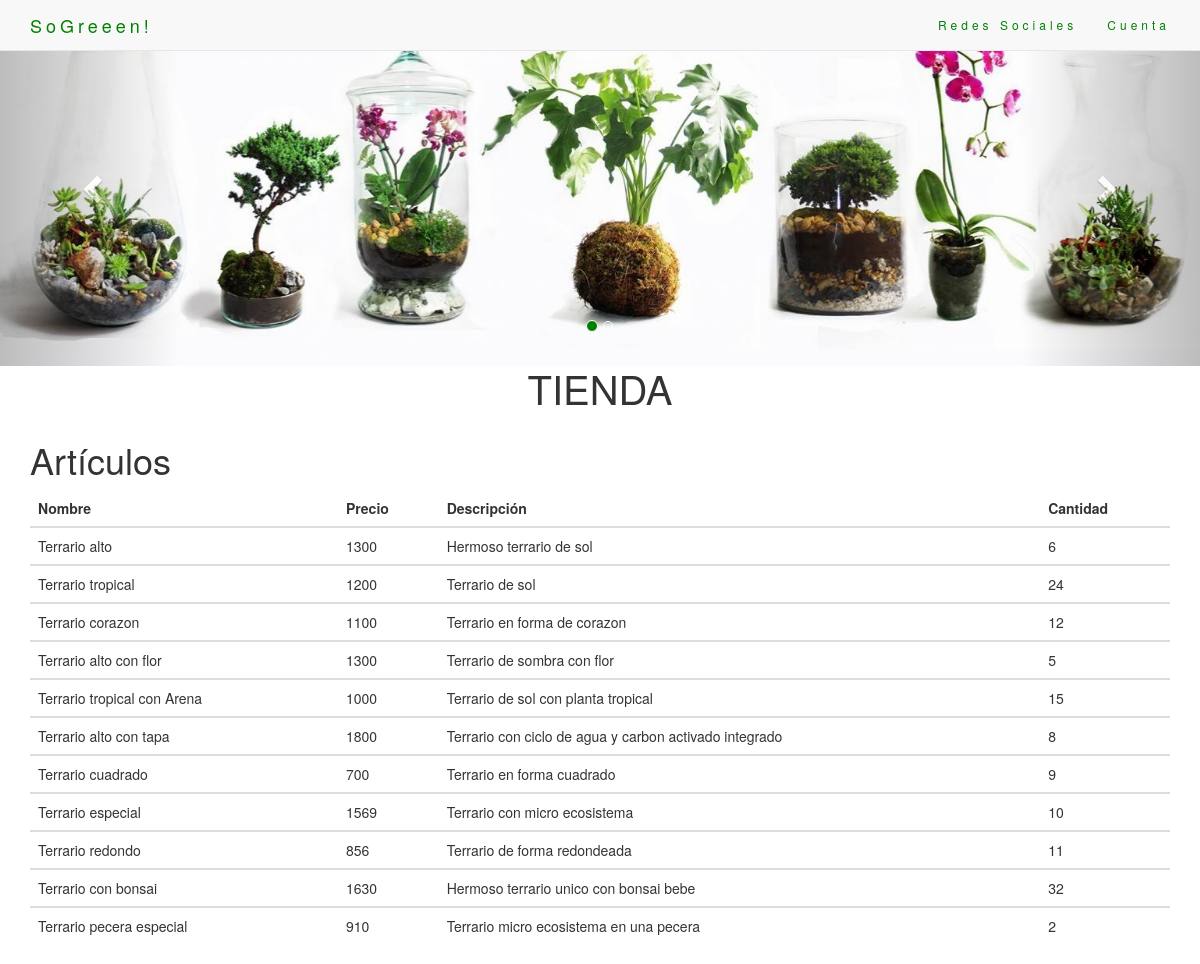
The page /articulos.php on the database its author committed.
### tables this page shows
CREATE TABLE `tienda` (
  `id` int(11) NOT NULL,
  `nombre` varchar(60) NOT NULL,
  `precio` float NOT NULL,
  `descripcion` varchar(150) DEFAULT NULL,
  `cantidad` int(5) DEFAULT NULL
);

### articulos.php (the view, shortened to what this page needs)
<?php
require('conex.php');
$resultado= mysqli_query($con,"SELECT * FROM `tienda`");
?>
<!DOCTYPE html>
<html lang="es">
  <head>
    <link rel="stylesheet" href="css/estilo.css">
    <link rel="stylesheet" href="https://maxcdn.bootstrapcdn.com/bootstrap/3.3.7/css/bootstrap.min.css">
  </head>
  <body>
    <nav class="navbar navbar-default navbar-fixed-top">
      <div class="container">
        <div class="navbar-header">
          <a class="navbar-brand" href="#">SoGreeen!</a>
        </div>
        <div class="collapse navbar-collapse" id="myNavbar">
          <ul class="nav navbar-nav navbar-right">
            <li class="dropdown">
              <a href= "#" class="dropdown-toggle" data-toggle="dropdown">Redes Sociales
              </a>
            </li>
            <li class="dropdown">
              <a href= "#" class="dropdown-toggle" data-toggle="dropdown">Cuenta
              </a>
            </li>
          </ul>
        </div>
      </div>
    </nav>
    <section id="intro">
      <div class="intro-body text-center">
        <div class="row">
          <div class="col-md-12 intro-content">
            <div class="intro-text-center">
              <div id="myCarousel" class="carousel slide text-center" data-ride="carousel">
                <ol class="carousel-indicators">
                  <li data-target="#myCarousel" data-slide-to="0" class="active"></li>
                  <li data-target="#myCarousel" data-slide-to="1"></li>
                </ol>
                <div class="carousel-inner" role="listbox">
                  <div class="item active">
                    <img src="img/13116260_681944965277701_7889251028202147051_o.jpg" alt="terrarios fondo blanco">
                  </div>
                </div>
                <a class="left carousel-control" href="#myCarousel" role="button" data-slide="prev">
                  <span class="glyphicon glyphicon-chevron-left" aria-hidden="true"></span>
                </a>
                <a class="right carousel-control" href="#myCarousel" role="button" data-slide="next">
                  <span class="glyphicon glyphicon-chevron-right" aria-hidden="true"></span>
                </a>
              </div>
            </div>
          </div>
          <h2 style="font-size: 40px">TIENDA</h2>
        </div>
      </div>
    </section>
    <div class="container">
      <h1>Artículos</h1>
      <div class="table-responsive">
        <table class="table">
          <thead>
            <tr>
              <th>Nombre</th>
              <th>Precio</th>
              <th>Descripción</th>
              <th>Cantidad</th>
            </tr>
          </thead>
          <?php
          while ($renglon= mysqli_fetch_array($resultado)) {
          echo "<tbody>";
            echo "<tr>";
              echo "<td>$renglon[1]</td>";
              echo "<td>$renglon[2]</td>";
              echo "<td>$renglon[3]</td>";
              echo "<td>$renglon[4]</td>";
            echo "</tr>";
          echo "</tbody>";
          }
          ?>
        </table>
      </div>
    </div>
  </body>
</html>

### css/estilo.css (style rules this page uses)
.carousel-control.right, .carousel-control.left { background-image: none; color: white; }
.carousel-indicators li { border-color: #f4511e; }
.carousel-indicators li.active { background-color: green; }
.item img { width: 100%; }
.navbar { margin-bottom: 0; z-index: 9999; border: 0; font-size: 12px !important; line-height: 1.42857143 !important; letter-spacing: 4px; border-radius: 0; }
.navbar li a, .navbar .navbar-brand { color: green !important; }

### rows shown on the page
tienda: nombre "Terrario alto", precio "1300", descripcion "Hermoso terrario de sol", cantidad "6"
tienda: nombre "Terrario tropical", precio "1200", descripcion "Terrario de sol", cantidad "24"
tienda: nombre "Terrario corazon", precio "1100", descripcion "Terrario en forma de corazon", cantidad "12"
tienda: nombre "Terrario alto con flor", precio "1300", descripcion "Terrario de sombra con flor", cantidad "5"
tienda: nombre "Terrario tropical con Arena", precio "1000", descripcion "Terrario de sol con planta tropical", cantidad "15"
tienda: nombre "Terrario alto con tapa", precio "1800", descripcion "Terrario con ciclo de agua y carbon activado integrado", cantidad "8"
tienda: nombre "Terrario cuadrado", precio "700", descripcion "Terrario en forma cuadrado", cantidad "9"
tienda: nombre "Terrario especial", precio "1569", descripcion "Terrario con micro ecosistema", cantidad "10"
tienda: nombre "Terrario redondo", precio "856", descripcion "Terrario de forma redondeada", cantidad "11"
tienda: nombre "Terrario con bonsai", precio "1630", descripcion "Hermoso terrario unico con bonsai bebe", cantidad "32"
tienda: nombre "Terrario pecera especial", precio "910", descripcion "Terrario micro ecosistema en una pecera", cantidad "2"
